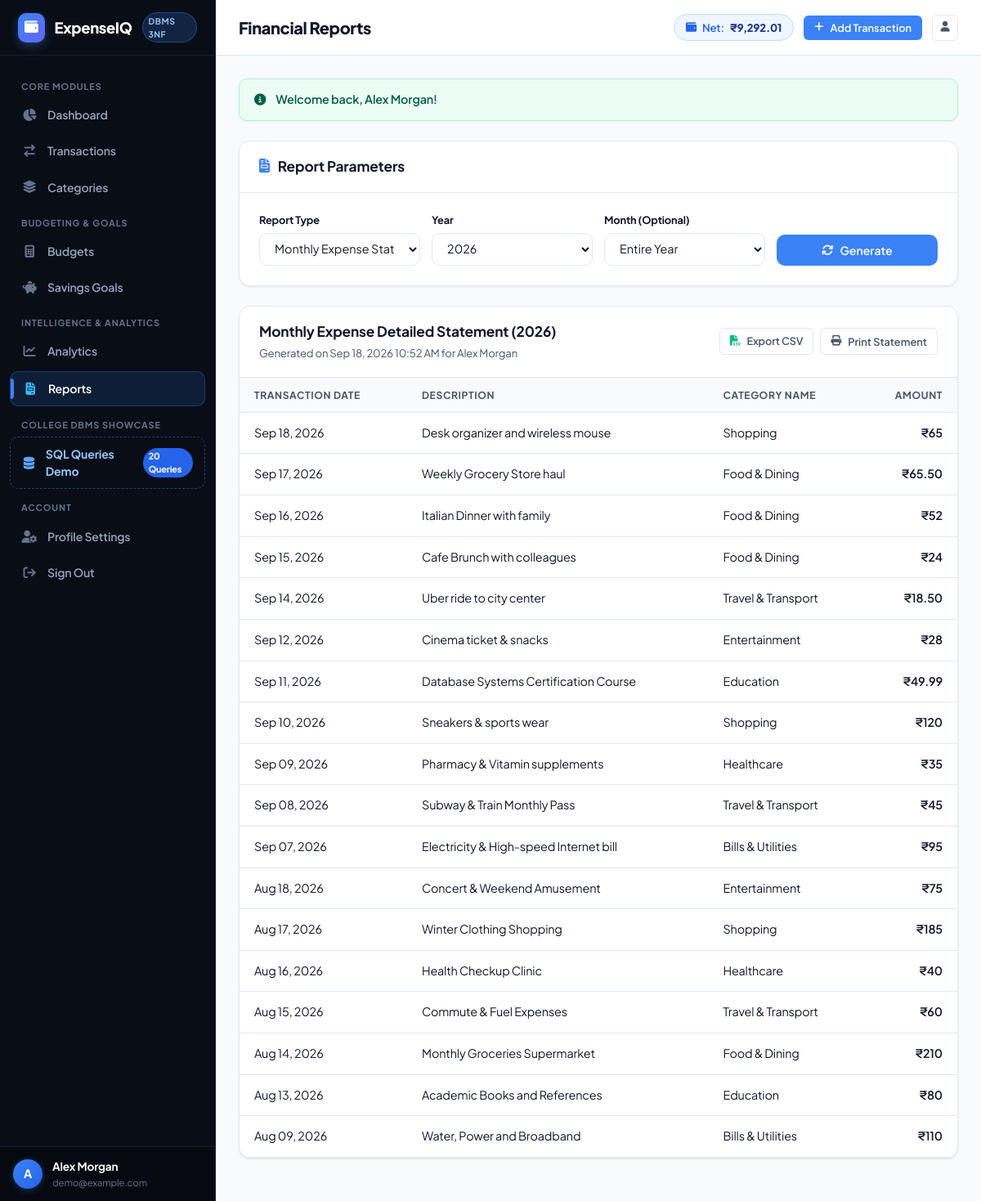
/reports.php (signed in), run on the app's committed database.
### tables this page shows
CREATE TABLE `transactions` (
    `transaction_id` INT UNSIGNED AUTO_INCREMENT PRIMARY KEY,
    `user_id` INT UNSIGNED NOT NULL,
    `category_id` INT UNSIGNED NOT NULL,
    `amount` DECIMAL(10,2) NOT NULL,
    `transaction_type` ENUM('income', 'expense') NOT NULL,
    `description` VARCHAR(255) NOT NULL,
    `transaction_date` DATE NOT NULL,
    `created_at` TIMESTAMP NOT NULL DEFAULT CURRENT_TIMESTAMP,
    `updated_at` TIMESTAMP NOT NULL DEFAULT CURRENT_TIMESTAMP ON UPDATE CURRENT_TIMESTAMP,
    CONSTRAINT `fk_transactions_user` 
        FOREIGN KEY (`user_id`) 
        REFERENCES `users` (`user_id`) 
        ON DELETE CASCADE ON UPDATE CASCADE,
    CONSTRAINT `fk_transactions_category` 
        FOREIGN KEY (`category_id`) 
        REFERENCES `categories` (`category_id`) 
        ON DELETE RESTRICT ON UPDATE CASCADE
);

CREATE TABLE `categories` (
    `category_id` INT UNSIGNED AUTO_INCREMENT PRIMARY KEY,
    `user_id` INT UNSIGNED NULL,  
    `category_name` VARCHAR(80) NOT NULL,
    `category_type` ENUM('income', 'expense') NOT NULL,
    `icon` VARCHAR(50) NOT NULL DEFAULT 'fa-tag',
    `color` VARCHAR(20) NOT NULL DEFAULT '#4f46e5',
    `created_at` TIMESTAMP NOT NULL DEFAULT CURRENT_TIMESTAMP,
    `updated_at` TIMESTAMP NOT NULL DEFAULT CURRENT_TIMESTAMP ON UPDATE CURRENT_TIMESTAMP,
    CONSTRAINT `fk_categories_user` 
        FOREIGN KEY (`user_id`) 
        REFERENCES `users` (`user_id`) 
        ON DELETE CASCADE ON UPDATE CASCADE,
    CONSTRAINT `uq_user_category` 
        UNIQUE (`user_id`, `category_name`, `category_type`)
);

### includes/auth.php (called while the page is built, shortened)
<?php
function is_logged_in(): bool {
    return isset($_SESSION['user_id']) && !empty($_SESSION['user_id']);
}
function current_user(): ?array {
    return [
        'id'    => (int)$_SESSION['user_id'],
        'name'  => $_SESSION['user_name'] ?? 'User',
        'email' => $_SESSION['user_email'] ?? ''
    ];
}
function get_flash(): ?array {
    if (isset($_SESSION['flash_message'])) {
        $flash = $_SESSION['flash_message'];
        return $flash;
    }
    return null;
}
function formatINR(float|int|string $amount, bool $forceDecimals = false): string {
    $num = (float)$amount;
    $isNegative = $num < 0;
    $absNum = abs($num);
    $parts = explode('.', number_format($absNum, 2, '.', ''));
    $intPart = $parts[0];
    $decPart = $parts[1] ?? '00';
    if (strlen($intPart) > 3) {
        $lastThree = substr($intPart, -3);
        $remaining = substr($intPart, 0, -3);
        $chunks = [];
        if (strlen($remaining) > 0) {
            $chunks[] = $remaining;
        }
        $formattedInt = implode(',', array_reverse($chunks)) . ',' . $lastThree;
    } else {
        $formattedInt = $intPart;
    }
    $res = ($isNegative ? '-' : '') . '₹' . $formattedInt;
    if ($forceDecimals || (int)$decPart > 0) {
        $res .= '.' . $decPart;
    }
    return $res;
}
function format_currency(float|int|string $amount, bool $forceDecimals = false): string {
    return formatINR($amount, $forceDecimals);
}
function format_date(string $date): string {
    $timestamp = strtotime($date);
    return $timestamp ? date('M d, Y', $timestamp) : $date;
}

### reports.php (the view, shortened to what this page needs)
<?php
require_once __DIR__ . '/includes/auth.php';
$user = current_user();
$userId = $user['id'];
$pdo = getDBConnection();
$reportType = $_GET['report_type'] ?? 'monthly_expense';
$selectedYear = (int)($_GET['year'] ?? date('Y'));
$reportData = [];
$reportTitle = 'Report';
switch ($reportType) {
    case 'monthly_expense':
    default:
        $reportType = 'monthly_expense';
        $reportTitle = "Monthly Expense Detailed Statement ($selectedYear)";
        $sql = "
            SELECT
                t.transaction_date,
                t.description,
                c.category_name,
                t.amount
            FROM transactions t
            INNER JOIN categories c ON t.category_id = c.category_id
            WHERE t.user_id = ? AND t.transaction_type = 'expense' AND YEAR(t.transaction_date) = ?
        ";
        $params = [$userId, $selectedYear];
        $sql .= " ORDER BY t.transaction_date DESC";
        $stmt = $pdo->prepare($sql);
        $stmt->execute($params);
        $reportData = $stmt->fetchAll();
        break;
}
$flash = get_flash();
require_once __DIR__ . '/includes/header.php';
require_once __DIR__ . '/includes/sidebar.php';
?>
<div class="main-wrapper">
    <?php require_once __DIR__ . '/includes/navbar.php'; ?>
    <div class="content-body">
        <?php if ($flash): ?>
            <div class="flash-alert flash-<?= htmlspecialchars($flash['type']) ?>">
                <i class="fa-solid fa-circle-info"></i>
                <span><?= htmlspecialchars($flash['message']) ?></span>
            </div>
        <?php endif; ?>
        <div class="card">
            <div class="card-header">
                <h3 class="card-title"><i class="fa-solid fa-file-invoice" style="color: var(--brand-primary);"></i> Report Parameters</h3>
            </div>
            <div class="card-body">
                <form method="GET" action="reports.php" style="display: grid; grid-template-columns: repeat(auto-fit, minmax(180px, 1fr)); gap: 14px; align-items: flex-end;">
                    <div>
                        <label class="form-label" style="font-size: 0.8rem;">Report Type</label>
                        <select name="report_type" class="form-select">
                            <option value="monthly_expense" <?= ($reportType === 'monthly_expense') ? 'selected' : '' ?>>Monthly Expense Statement</option>
                        </select>
                    </div>
                    <div>
                        <label class="form-label" style="font-size: 0.8rem;">Year</label>
                        <select name="year" class="form-select">
                            <?php for ($y = (int)date('Y'); $y >= (int)date('Y') - 3; $y--): ?>
                                <option value="<?= $y ?>" <?= ($selectedYear === $y) ? 'selected' : '' ?>><?= $y ?></option>
                            <?php endfor; ?>
                        </select>
                    </div>
                    <div>
                        <label class="form-label" style="font-size: 0.8rem;">Month (Optional)</label>
                        <select name="month" class="form-select">
                            <option value="0">Entire Year</option>
                        </select>
                    </div>
                    <div style="display: flex; gap: 8px;">
                        <button type="submit" class="btn btn-primary" style="flex: 1;">
                            <i class="fa-solid fa-arrows-rotate"></i> Generate
                        </button>
                    </div>
                </form>
            </div>
        </div>
        <div class="card" id="printableArea">
            <div class="card-header" style="background: white;">
                <div>
                    <h3 class="card-title"><?= htmlspecialchars($reportTitle) ?></h3>
                    <span style="font-size: 0.82rem; color: var(--text-secondary);">Generated on <?= date('M d, Y h:i A') ?> for <?= htmlspecialchars($user['name']) ?></span>
                </div>
                <div style="display: flex; gap: 8px;">
                    <a href="reports.php?<?= http_build_query(array_merge($_GET, ['export' => 'csv'])) ?>" class="btn btn-outline btn-sm">
                        <i class="fa-solid fa-file-csv" style="color: var(--success);"></i> Export CSV
                    </a>
                    <button onclick="window.print();" class="btn btn-outline btn-sm">
                        <i class="fa-solid fa-print"></i> Print Statement
                    </button>
                </div>
            </div>
            <div class="card-body" style="padding: 0;">
                <?php if (empty($reportData)): ?>
                    <div class="empty-state">
                        <div class="empty-state-icon">
                            <i class="fa-solid fa-file-lines"></i>
                        </div>
                        <div class="empty-state-title">No Statement Data Available</div>
                        <div class="empty-state-desc">There are no records matching the selected parameters (<?= htmlspecialchars($reportTitle) ?>). Try selecting another time period or log transactions.</div>
                        <button class="btn btn-primary btn-sm" onclick="openAddModal()" style="margin-top: 14px;">
                            <i class="fa-solid fa-plus"></i> Log Transaction
                        </button>
                    </div>
                <?php else: ?>
                    <div class="table-responsive">
                        <table class="table">
                            <thead>
                                <tr>
                                    <?php foreach (array_keys($reportData[0]) as $col): ?>
                                        <th style="<?= in_array($col, ['amount', 'total_amount', 'avg_amount', 'max_amount', 'budget_amount', 'total_spent', 'variance', 'target_amount', 'saved_amount']) ? 'text-align: right;' : '' ?>">
                                            <?= htmlspecialchars(ucwords(str_replace('_', ' ', $col))) ?>
                                        </th>
                                    <?php endforeach; ?>
                                </tr>
                            </thead>
                            <tbody>
                                <?php foreach ($reportData as $row): ?>
                                    <tr>
                                        <?php foreach ($row as $colKey => $val): ?>
                                            <td style="<?= in_array($colKey, ['amount', 'total_amount', 'avg_amount', 'max_amount', 'budget_amount', 'total_spent', 'variance', 'target_amount', 'saved_amount']) ? 'text-align: right; font-weight: 600;' : '' ?>">
                                                <?php
                                                    if (in_array($colKey, ['amount', 'total_amount', 'avg_amount', 'max_amount', 'budget_amount', 'total_spent', 'variance', 'target_amount', 'saved_amount'])) {
                                                        echo format_currency($val);
                                                    } elseif (str_contains($colKey, 'date')) {
                                                        echo format_date($val);
                                                    } elseif (str_contains($colKey, 'pct')) {
                                                        echo $val . '%';
                                                    } else {
                                                        echo htmlspecialchars((string)$val);
                                                    }
                                                ?>
                                            </td>
                                        <?php endforeach; ?>
                                    </tr>
                                <?php endforeach; ?>
                            </tbody>
                        </table>
                    </div>
                <?php endif; ?>
            </div>
        </div>
    </div>
<?php require_once __DIR__ . '/includes/footer.php'; ?>

### data on the page
transactions: transaction_date "Sep 18, 2026", description "Desk organizer and wireless mouse", category.category_name "Shopping", amount "₹65"
transactions: transaction_date "Sep 17, 2026", description "Weekly Grocery Store haul", category.category_name "Food & Dining", amount "₹65.50"
transactions: transaction_date "Sep 16, 2026", description "Italian Dinner with family", category.category_name "Food & Dining", amount "₹52"
transactions: transaction_date "Sep 15, 2026", description "Cafe Brunch with colleagues", category.category_name "Food & Dining", amount "₹24"
transactions: transaction_date "Sep 14, 2026", description "Uber ride to city center", category.category_name "Travel & Transport", amount "₹18.50"
transactions: transaction_date "Sep 12, 2026", description "Cinema ticket & snacks", category.category_name "Entertainment", amount "₹28"
transactions: transaction_date "Sep 11, 2026", description "Database Systems Certification Course", category.category_name "Education", amount "₹49.99"
transactions: transaction_date "Sep 10, 2026", description "Sneakers & sports wear", category.category_name "Shopping", amount "₹120"
transactions: transaction_date "Sep 09, 2026", description "Pharmacy & Vitamin supplements", category.category_name "Healthcare", amount "₹35"
transactions: transaction_date "Sep 08, 2026", description "Subway & Train Monthly Pass", category.category_name "Travel & Transport", amount "₹45"
transactions: transaction_date "Sep 07, 2026", description "Electricity & High-speed Internet bill", category.category_name "Bills & Utilities", amount "₹95"
transactions: transaction_date "Aug 18, 2026", description "Concert & Weekend Amusement", category.category_name "Entertainment", amount "₹75"
transactions: transaction_date "Aug 17, 2026", description "Winter Clothing Shopping", category.category_name "Shopping", amount "₹185"
transactions: transaction_date "Aug 16, 2026", description "Health Checkup Clinic", category.category_name "Healthcare", amount "₹40"
transactions: transaction_date "Aug 15, 2026", description "Commute & Fuel Expenses", category.category_name "Travel & Transport", amount "₹60"
transactions: transaction_date "Aug 14, 2026", description "Monthly Groceries Supermarket", category.category_name "Food & Dining", amount "₹210"
transactions: transaction_date "Aug 13, 2026", description "Academic Books and References", category.category_name "Education", amount "₹80"
transactions: transaction_date "Aug 09, 2026", description "Water, Power and Broadband", category.category_name "Bills & Utilities", amount "₹110"

### other printed values
substr($user['name'], 0, 1) "A"
$user['name'] "Alex Morgan"
$user['email'] "demo@example.com"
$pageTitle "Financial Reports"
format_currency($quickBalance) "₹9,292.01"
$flash['message'] "Welcome back, Alex Morgan!"
$reportTitle "Monthly Expense Detailed Statement (2026)"
str_replace('_', ' ', $col) "TRANSACTION DATE"
str_replace('_', ' ', $col) "DESCRIPTION"
str_replace('_', ' ', $col) "CATEGORY NAME"
str_replace('_', ' ', $col) "AMOUNT"
form field year "2026"
